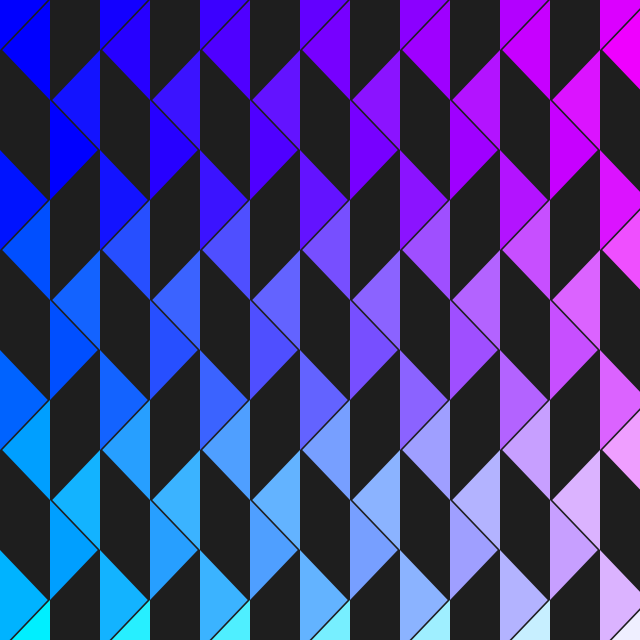
Frame 1 (no input)
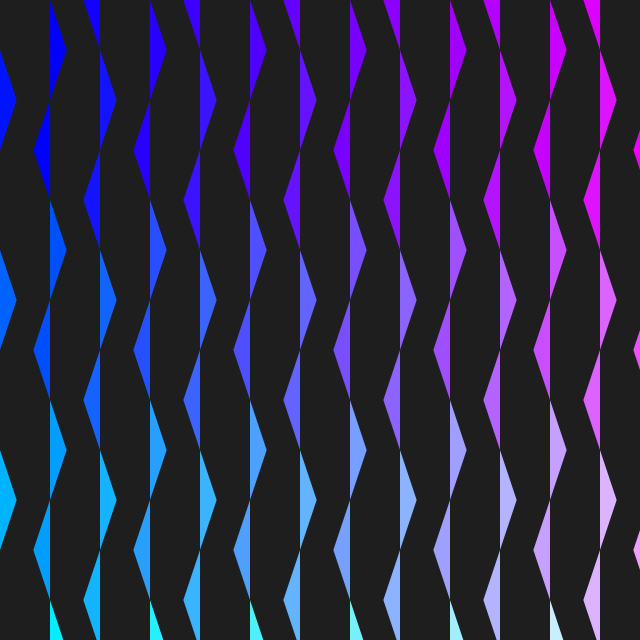
Frame 60 (the mouse pressed at the canvas centre just before this capture)
Frame 120 (the mouse held since frame 60 and released just before this capture): identical to frame 60, image omitted

The Processing sketch that drew these frames (run headless with seeded random() and noise(); from frame 60 on, the mouse is pressed at the canvas centre):

// Processing sketch: triangle_squares
// ── triangle_squares.pde
int framesPerRevolution = 90;

float shape_width = 100;
float shape_height = 200;

void setup() {
	size(640, 640);
}

void draw() {
	background(30);
	
	for(int y = (0 - int(shape_height)); y <= (height + int(shape_height)); y += shape_height) {
		for(int x = (0 - int(shape_width)); x <= (width + int(shape_width)); x += shape_width) {
			drawFigure(float(x), float(y));
			
			// offset
			drawFigure(
				(float(x) + (shape_width * 0.5)),
				(float(y) + (shape_height * 0.25))
			);
		}
	}
	
	if(frameCount == 50) { save("preview.png"); }
}

void drawFigure(float offset_x, float offset_y) {
	float center_x = (shape_width * 0.5);
	
	pushMatrix();
	pushStyle();
	
	translate((offset_x + center_x), offset_y);
	
	noStroke();
	//fill(color(255, 255, 255));
	fill(color(map(offset_x, 0, width, 0, 255), map(offset_y, 0, height, 0, 255), 255));
	
	beginShape();
	
	vertex(0, 0);
	
	float at_pct = map((frameCount % framesPerRevolution), 0, framesPerRevolution, 0, 2);
	
	if(at_pct > 1) {
		//at_pct = (2 - at_pct);
		at_pct = (1 - (at_pct - 1));
	}
	
	
	float easing_amt = 1;
	
	//if(at_pct > 0.5) {
	//	easing_amt = Easing.easeInCubic(((at_pct - 0.5) * 2));
	//} else {
	//	easing_amt = Easing.easeInCubic((at_pct * 2));
	//}
	
	vertex(
		((0 - center_x) + (shape_width * at_pct * easing_amt)),
		(shape_height * 0.25)
	);
	
	// midpoint
	vertex(0, (shape_height * 0.5));
	
	vertex(
		(center_x - (shape_width * at_pct * easing_amt)),
		(shape_height * 0.75)
	);
	
	
	vertex(0, shape_height);
	
	endShape(CLOSE);
	
	popStyle();
	popMatrix();
}
// ── Easing.pde
static class Easing {
	// no easing, no acceleration
	static float linear(float t) { return t; }
	
	// accelerating from zero velocity
	static float easeInQuad(float t) { return t*t; }
	
	// decelerating to zero velocity
	static float easeOutQuad(float t) { return t*(2-t); }
	
	// acceleration until halfway, then deceleration
	static float easeInOutQuad(float t) { return t<.5 ? 2*t*t : -1+(4-2*t)*t; }
	
	// accelerating from zero velocity 
	static float easeInCubic(float t) { return t*t*t; }
	
	// decelerating to zero velocity 
	static float easeOutCubic(float t) { return (--t)*t*t+1; }
	
	// acceleration until halfway, then deceleration 
	static float easeInOutCubic(float t) { return t<.5 ? 4*t*t*t : (t-1)*(2*t-2)*(2*t-2)+1; }
	
	// accelerating from zero velocity 
	static float easeInQuart(float t) { return t*t*t*t; }
	
	// decelerating to zero velocity 
	static float easeOutQuart(float t) { return 1-(--t)*t*t*t; }
	
	// acceleration until halfway, then deceleration
	static float easeInOutQuart(float t) { return t<.5 ? 8*t*t*t*t : 1-8*(--t)*t*t*t; }
	
	// accelerating from zero velocity
	static float easeInQuint(float t) { return t*t*t*t*t; }
	
	// decelerating to zero velocity
	static float easeOutQuint(float t) { return 1+(--t)*t*t*t*t; }
	
	// acceleration until halfway, then deceleration 
	static float easeInOutQuint(float t) { return t<.5 ? 16*t*t*t*t*t : 1+16*(--t)*t*t*t*t; }
}
